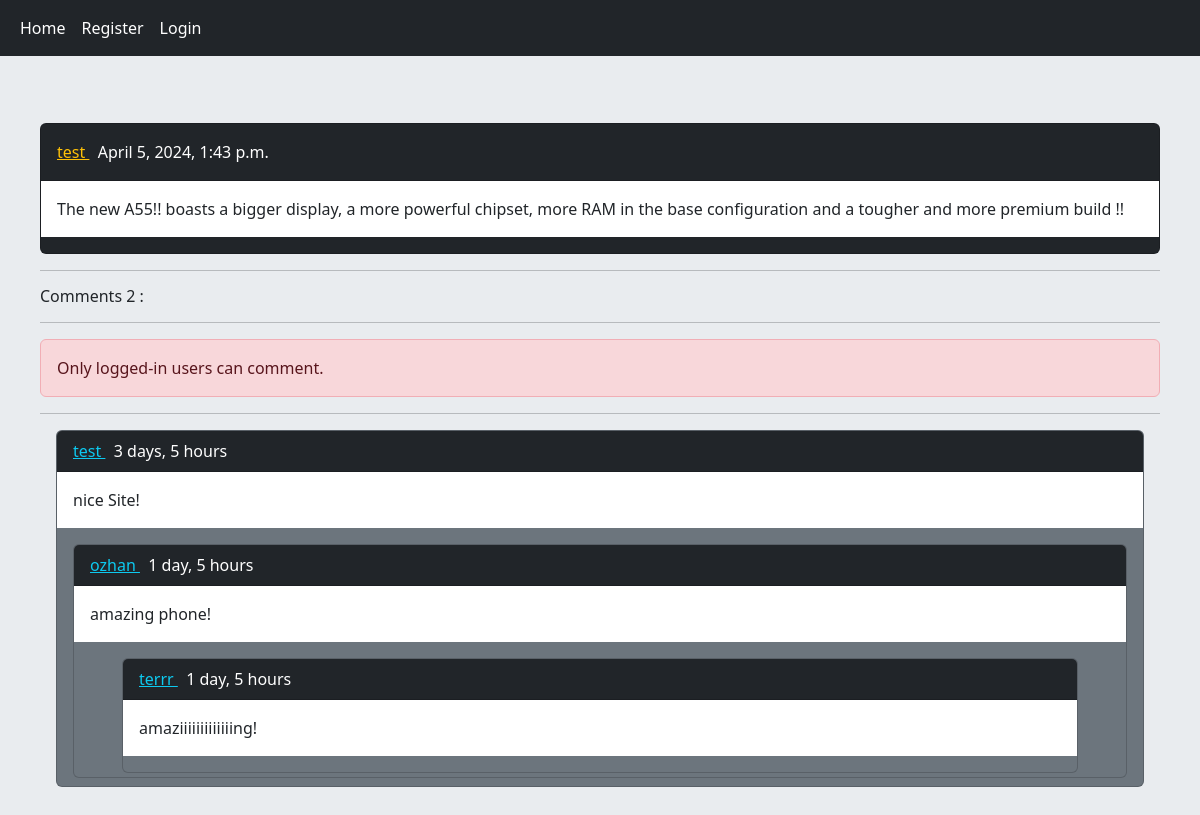
Before: /post/4/the-new-a55-boasts-a-bi with the older database file.
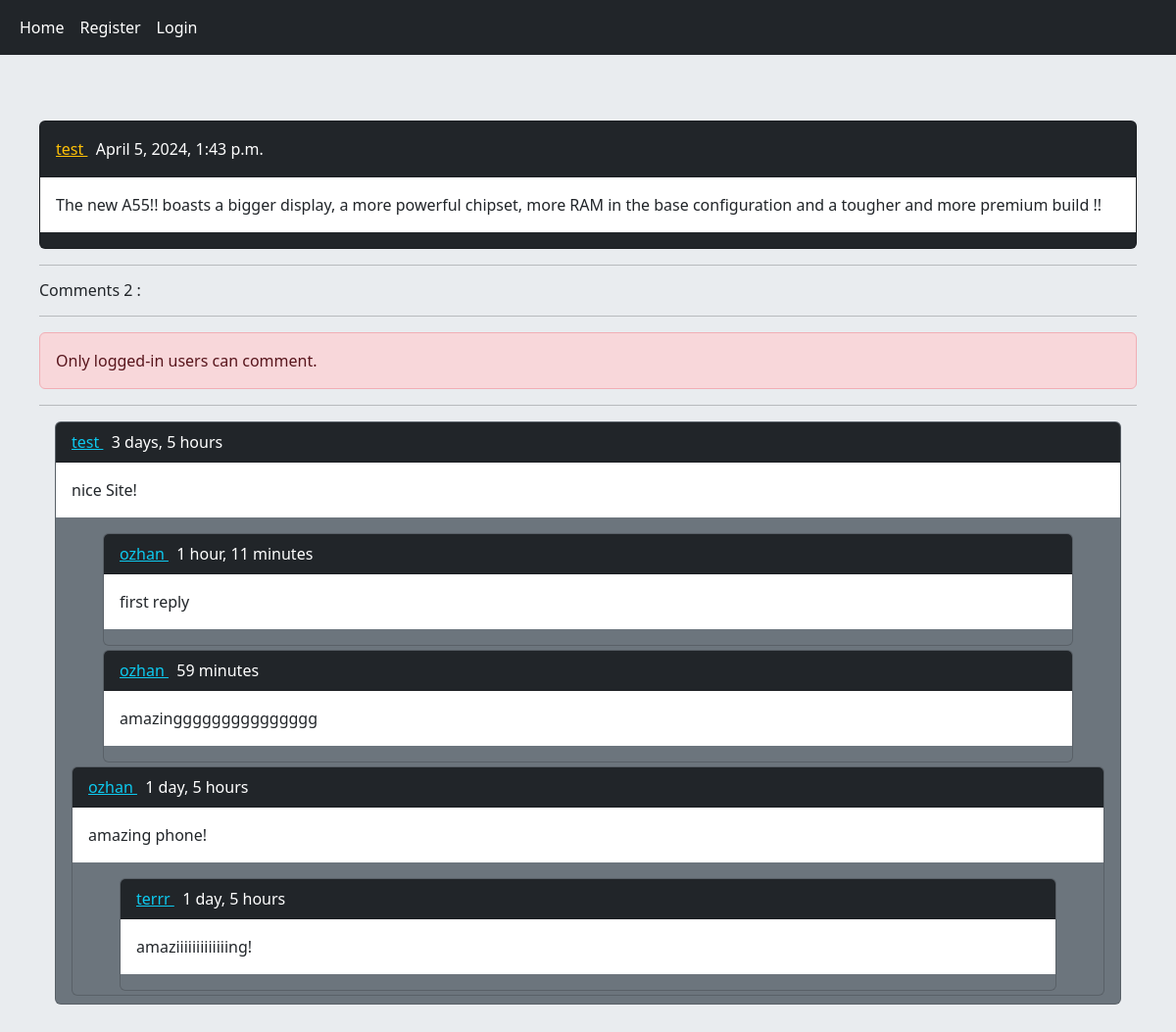
After: the same page with the newer database file.
### home/models.py (models this page shows, shortened)
class Comment(models.Model):
    user = models.ForeignKey(User,on_delete=models.CASCADE,related_name='ucomments')
    post = models.ForeignKey(Post,on_delete=models.CASCADE,related_name='pcomments')
    reply = models.ForeignKey('self',on_delete=models.CASCADE,related_name='rcomments',blank=True,null=True)
    is_reply = models.BooleanField(default=False)
    body = models.TextField(max_length=375)
    created = models.DateTimeField(auto_now_add=True)

### home/views.py (the view, shortened to what this page needs)
# urls.py: path('post/<int:post_id>/<slug:post_slug>',views.PostDetailView.as_view(),name='post_detail'),
class PostDetailView(View) :
    form_class = CommentCreateForm
    form_class_reply = CommentReplyForm
    def setup(self, request, *args, **kwargs):
        self.post_instance = get_object_or_404(Post,pk=kwargs['post_id'],slug=kwargs['post_slug'])
        return super().setup(request,*args,**kwargs)
    def get(self,request,*args,**kwargs):
        comments = self.post_instance.pcomments.filter(is_reply=False)
        return render(request,'home/detail.html',{'post':self.post_instance,'comments':comments ,'form': self.form_class,'reply_form':self.form_class_reply})

### home/templates/home/detail.html (shortened to what this page needs)
{% extends 'base.html' %}
{% block content %}
    <h6> &nbsp </h6>
    <div class="card bg-dark text-dark " >
        <p class="card-header bg-dark text-white p-3 "> <a class="link-warning" href="{% url 'account:user_profile' post.user.id %}" > {{ post.user.username }} </a> &nbsp {{ post.updated}} </p>
        <p class="card-body bg-white ">  {{ post.body }} </p>
    </div>
    <hr/>
        <h6> Comments {{ comments.count }} : </h6>
    <hr/>
        {% if request.user.is_authenticated %}
            <form action="" method="post" >
                {% csrf_token %}
                {{ form.as_p }}
                <input type="submit" value="send"  >
            </form>
        {% else %}
            <p class="alert alert-danger" > Only logged-in users can comment. </p>
        {% endif %}
     <hr/>
    {% for comment in comments %}
        <div class="card bg-secondary text-dark ms-3 me-3 mb-2 " >
            <p class="card-header bg-dark text-white "> <a class="link-info" href="{% url 'account:user_profile' comment.user.id %}" > {{ comment.user }} </a> &nbsp {{ comment.created|timesince}} </p>
            <p class="card-body bg-white text-dark " > {{ comment.body }} </p>
        {% with replies=comment.rcomments.all %}
            {% for reply in replies %}
                <div class="card bg-secondary text-dark ms-5 me-5 mb-1 " >
                    <p class="card-header bg-dark text-white "> <a class="link-info" href="{% url 'account:user_profile' reply.user.id %}" > {{ reply.user }} </a> &nbsp {{ reply.created|timesince}} </p>
                    <p class="card-body bg-white text-dark " > {{ reply.body }}  </p>
                </div>
            {% endfor %}
        {% endwith %}
    {% empty %}
        <p> no comment yet </p>
    {% endfor %}
{% endblock %}

Changed rows visible on the page:
added Comment: user "ozhan", created "1 hour, 11 minutes", body "first reply", shown under "test"
added Comment: user "ozhan", created "59 minutes", body "amazinggggggggggggggg", shown under "test"
